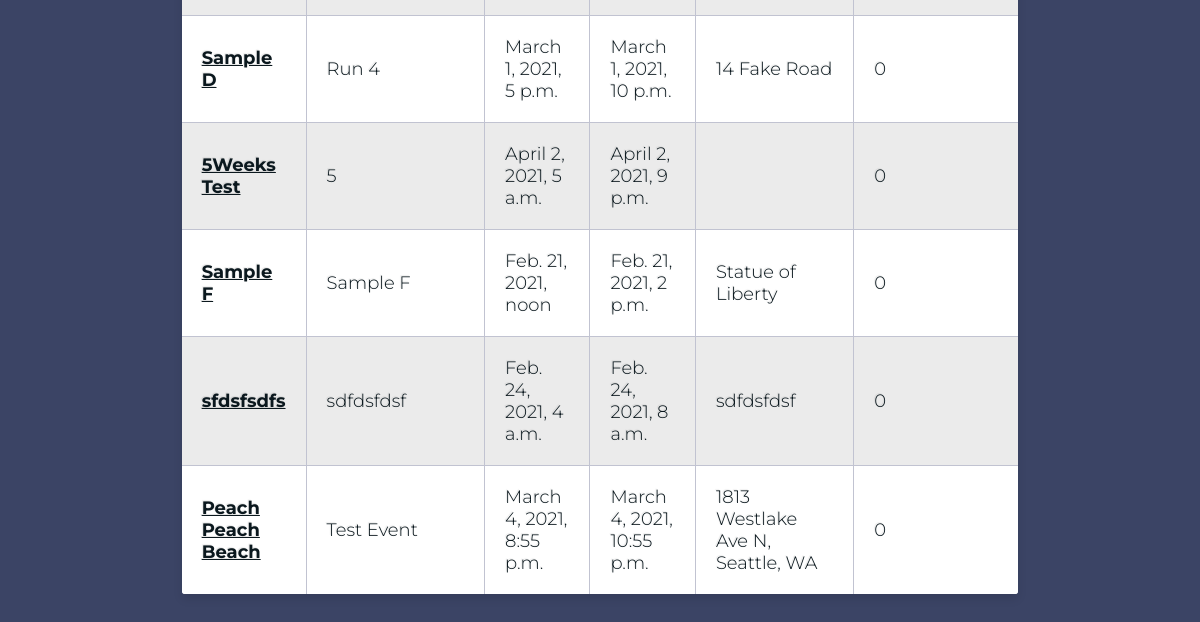
The app's page /explore/ (lower part), older data.
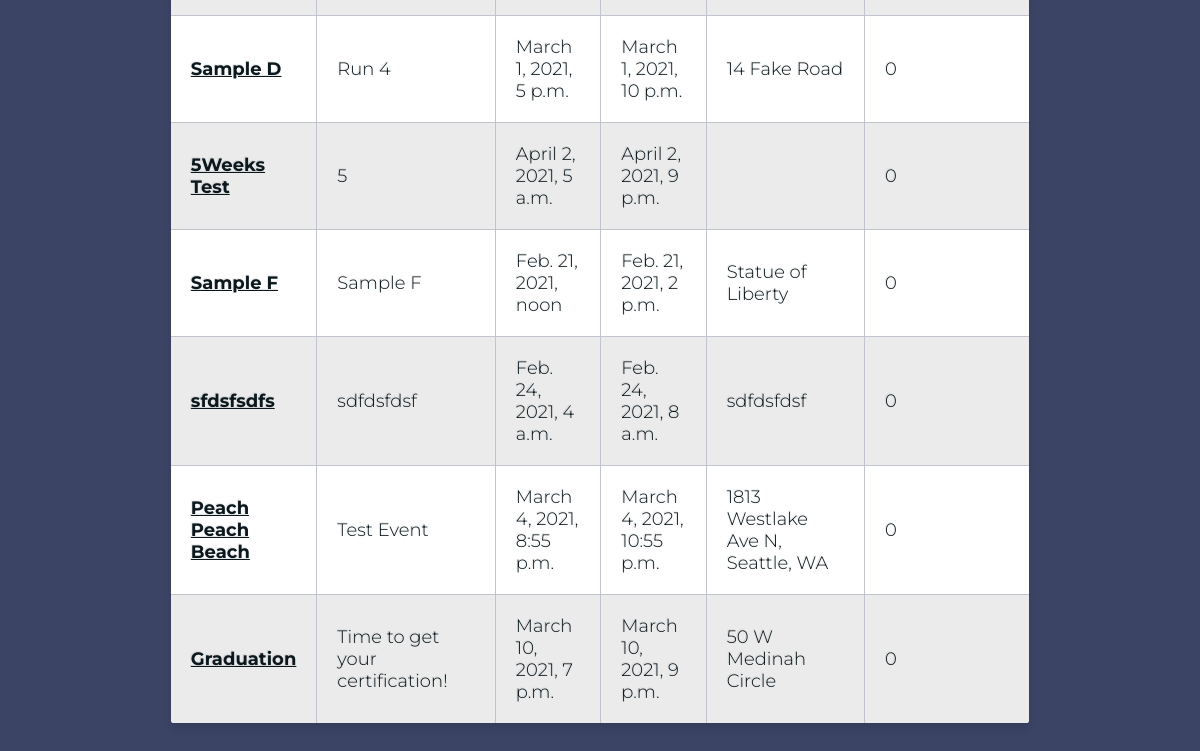
The same page, newer data.
### planner/models.py (models this page shows)
class Event(models.Model):
    created_by = models.ForeignKey(
        User, related_name='created_event', on_delete=models.CASCADE)
    title = models.CharField(max_length=255)
    desc = models.CharField(max_length=255)
    start_time = models.DateTimeField()
    end_time = models.DateTimeField()
    address = models.CharField(max_length=255, null=True)
    public = models.BooleanField(default=False)
    invitees = models.ManyToManyField(User,
        related_name='invited_to') # Indentation change. /ew
    objects = EventManager()

### explore/views.py (the view)
# urls.py: path('', views.all),
def all(request):
    if request.method == 'POST':
        title_events = Event.objects.filter(
            title__icontains=request.POST['event_search'], public=True)
        desc_events = Event.objects.filter(
            desc__icontains=request.POST['event_search'], public=True)
        try:
            start_events = Event.objects.filter(
                start_time__gt=request.POST['start_time'], public=True)
            end_events = Event.objects.filter(
                end_time__lt=request.POST['end_time'], public=True)
            time_events = start_events.intersection(end_events)
            events = title_events.intersection(desc_events, time_events)
        except:
            events = title_events.union(desc_events)
    else:
        events = Event.objects.filter(public=True)
    attendance = {}
    for e in events:
        attendance[str(e.id)] = len(e.invitees.all())
    context = {
        'geo': load_geo_all(),
        'events': events,
        'attendance': attendance
    }
    return render(request, 'explore.html', context)

### explore/utils.py (called while the page is built)
def load_geo_all():
    events = Event.objects.all()
    y = []
    for i in events:
        if i.public:
            if Tools.geocode(i.address) != None:
                point = {
                    "type": "Feature",
                    "properties": {
                        "name": i.title,
                        "desc": i.desc,
                        'link': '/details/'+str(i.id),
                    },
                    "geometry": {
                        "type": "Point",
                        "coordinates": Tools.geocode(i.address)
                    }
                }
                y.append(point)
    return y

### planner/utils.py (called while the page is built)
    def geocode(x):
        try:
            y = r.get('https://api.mapbox.com/geocoding/v5/mapbox.places/' + x +
                      '.json?access_token=pk.eyJ1IjoibmhleWxhbmQiLCJhIjoiY2toZHI4ZWNqMDgwaTMwczFuNnpvcGFuMiJ9.4LH3G0a18_HQY8t55W83lg').json()
            return y['features'][0]['center']
        except:
            return None

### explore/templates/explore.html (shortened to what this page needs)
<!DOCTYPE html>
<html>
<head>
  {%load static%}
  <link rel="stylesheet" href="{% static 'css/explore.css' %}" />
  <link href="https://api.mapbox.com/mapbox-gl-js/v2.1.1/mapbox-gl.css" rel="stylesheet" />
  <link rel="stylesheet" href="https://use.fontawesome.com/releases/v5.15.2/css/all.css">
</head>
<body>
  <div>
    <table class="table-fill">
      <tbody class="table-hover">
        {% for e in events%}
        <tr>
          <td class="text-left"><a href="/details/{{e.id}}">{{e.title}}</a></td>
          <td class="text-left">{{e.desc}}</td>
          <td class="text-left">{{e.start_time}}</td>
          <td class="text-left">{{e.end_time}}</td>
          <td class="text-left">{{e.address}}</td>
          <td class="text-left">{{e.invitees|length}}</td>
        </tr>
        {% endfor %}
      </tbody>
    </table>
  </div>
</body>
</html>

Row changes from the older to the newer data that the page shows:
added Event: title "Graduation", desc "Time to get your certification!", start_time "March 10, 2021, 7 p.m.", end_time "March 10, 2021, 9 p.m.", address "50 W Medinah Circle", invitees|length "0"
